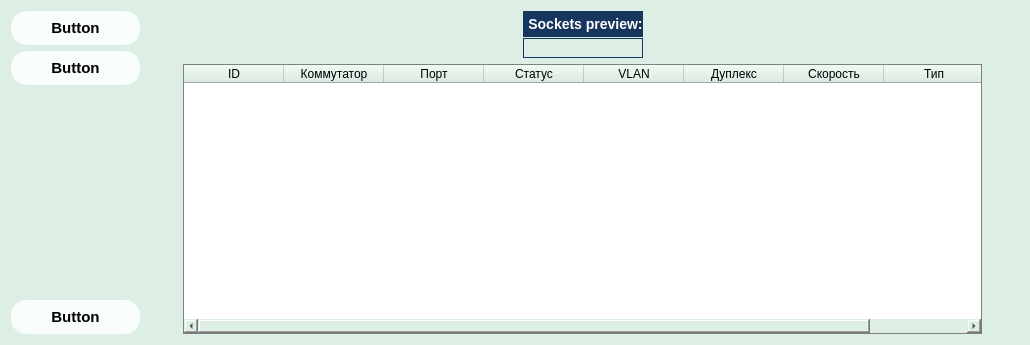
<?xml version="1.0" encoding="UTF-8"?>
<ui version="4.0">
 <class>Form</class>
 <widget class="QWidget" name="Form">
  <property name="geometry">
   <rect>
    <x>0</x>
    <y>0</y>
    <width>1030</width>
    <height>345</height>
   </rect>
  </property>
  <property name="sizePolicy">
   <sizepolicy hsizetype="Expanding" vsizetype="Expanding">
    <horstretch>0</horstretch>
    <verstretch>0</verstretch>
   </sizepolicy>
  </property>
  <property name="mouseTracking">
   <bool>true</bool>
  </property>
  <property name="windowTitle">
   <string>Form</string>
  </property>
  <property name="styleSheet">
   <string notr="true">QWidget {
	background-color:#ddeee4;
}

QPushButton {
	color:black;
	background-color:#f8fcfa;
	border:none;
	border-radius:15px;
	padding:8px 40px;
	font-family:arial;
	font-weight:bold;
	font-size:15px;
}

QPushButton:hover {
	color:white;
	background-color:#13ec71;
}

LANSocketLabel:hover {
	border:3px solid #FF17365D;
	border-radius:5px;
}

QGroupBox {
    border: 1px solid gray;
    border-color: #FF17365D;
    margin-top: 27px;
    font-size: 14px;
    border-radius: 15px;
}

QGroupBox::title {
    subcontrol-origin: margin;
    subcontrol-position: top center;
    border-top-left-radius: 15px;
    border-top-right-radius: 15px;
    padding: 5px 50px;
    background-color: #FF17365D;
    color: rgb(255, 255, 255);
}

QTableWidget {
	border:1px solid gray;
	background-color:white;
	margin:0 auto;
	padding:0;
}
</string>
  </property>
  <layout class="QHBoxLayout" name="horizontalLayout_2">
   <item>
    <layout class="QVBoxLayout" name="verticalLayout">
     <item>
      <widget class="QPushButton" name="pushButton">
       <property name="cursor">
        <cursorShape>PointingHandCursor</cursorShape>
       </property>
       <property name="text">
        <string>Button</string>
       </property>
      </widget>
     </item>
     <item>
      <widget class="QPushButton" name="pushButton_2">
       <property name="cursor">
        <cursorShape>PointingHandCursor</cursorShape>
       </property>
       <property name="text">
        <string>Button</string>
       </property>
      </widget>
     </item>
     <item>
      <spacer name="verticalSpacer">
       <property name="orientation">
        <enum>Qt::Vertical</enum>
       </property>
       <property name="sizeHint" stdset="0">
        <size>
         <width>20</width>
         <height>40</height>
        </size>
       </property>
      </spacer>
     </item>
     <item>
      <widget class="QPushButton" name="pushButton_3">
       <property name="cursor">
        <cursorShape>PointingHandCursor</cursorShape>
       </property>
       <property name="text">
        <string>Button</string>
       </property>
      </widget>
     </item>
    </layout>
   </item>
   <item>
    <layout class="QVBoxLayout" name="verticalLayout_2">
     <item>
      <layout class="QHBoxLayout" name="horizontalLayout">
       <item>
        <spacer name="horizontalSpacer">
         <property name="orientation">
          <enum>Qt::Horizontal</enum>
         </property>
         <property name="sizeHint" stdset="0">
          <size>
           <width>40</width>
           <height>20</height>
          </size>
         </property>
        </spacer>
       </item>
       <item>
        <widget class="QGroupBox" name="groupBox">
         <property name="font">
          <font>
           <pointsize>-1</pointsize>
           <weight>75</weight>
           <bold>true</bold>
          </font>
         </property>
         <property name="cursor">
          <cursorShape>ArrowCursor</cursorShape>
         </property>
         <property name="mouseTracking">
          <bool>true</bool>
         </property>
         <property name="title">
          <string>Sockets preview:</string>
         </property>
         <property name="alignment">
          <set>Qt::AlignCenter</set>
         </property>
         <property name="flat">
          <bool>false</bool>
         </property>
         <property name="checkable">
          <bool>false</bool>
         </property>
         <layout class="QHBoxLayout" name="horizontalLayout_4">
          <item>
           <layout class="QGridLayout" name="socketsPreview"/>
          </item>
         </layout>
        </widget>
       </item>
       <item>
        <spacer name="horizontalSpacer_2">
         <property name="orientation">
          <enum>Qt::Horizontal</enum>
         </property>
         <property name="sizeHint" stdset="0">
          <size>
           <width>40</width>
           <height>20</height>
          </size>
         </property>
        </spacer>
       </item>
      </layout>
     </item>
     <item>
      <widget class="QTableWidget" name="lanSockets">
       <property name="sizePolicy">
        <sizepolicy hsizetype="Expanding" vsizetype="Expanding">
         <horstretch>0</horstretch>
         <verstretch>0</verstretch>
        </sizepolicy>
       </property>
       <property name="sizeAdjustPolicy">
        <enum>QAbstractScrollArea::AdjustIgnored</enum>
       </property>
       <property name="editTriggers">
        <set>QAbstractItemView::NoEditTriggers</set>
       </property>
       <property name="selectionBehavior">
        <enum>QAbstractItemView::SelectRows</enum>
       </property>
       <property name="iconSize">
        <size>
         <width>32</width>
         <height>32</height>
        </size>
       </property>
       <property name="textElideMode">
        <enum>Qt::ElideMiddle</enum>
       </property>
       <property name="sortingEnabled">
        <bool>true</bool>
       </property>
       <column>
        <property name="text">
         <string>ID</string>
        </property>
       </column>
       <column>
        <property name="text">
         <string>Коммутатор</string>
        </property>
       </column>
       <column>
        <property name="text">
         <string>Порт</string>
        </property>
       </column>
       <column>
        <property name="text">
         <string>Статус</string>
        </property>
       </column>
       <column>
        <property name="text">
         <string>VLAN</string>
        </property>
       </column>
       <column>
        <property name="text">
         <string>Дуплекс</string>
        </property>
       </column>
       <column>
        <property name="text">
         <string>Скорость</string>
        </property>
       </column>
       <column>
        <property name="text">
         <string>Тип</string>
        </property>
       </column>
      </widget>
     </item>
    </layout>
   </item>
  </layout>
 </widget>
 <resources/>
 <connections/>
</ui>
